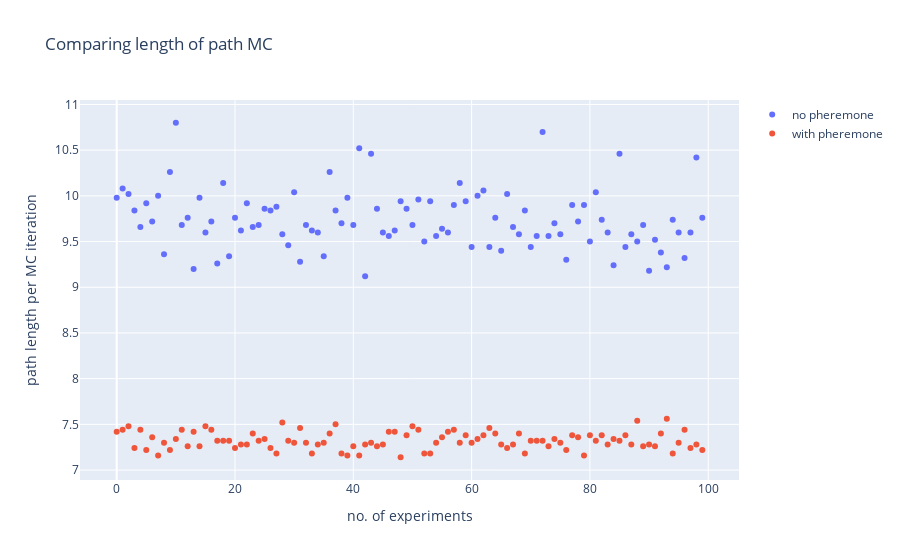

Notebook code for this chart:
### Code cell
fig = go.Figure()
x_axis = list(range(num_points))

fig.add_trace(go.Scatter(x=x_axis, y=path_len_list_mc_random,
                    mode='markers',
                    name='no pheremone'))
fig.add_trace(go.Scatter(x=x_axis, y=path_len_list_mc_optimised,
                    mode='markers',
                    name='with pheremone'))
fig.update_layout(title='Comparing length of path MC',
                   xaxis_title='no. of experiments',
                   yaxis_title='path length per MC iteration')
fig.show()
print("Mean path length without pheremone: ", np.nanmean(path_len_list_mc_random))
print("Median path length without pheremone: ", np.nanmedian(path_len_list_mc_random))
print("Mean path length with pheremone: ", np.nanmean(path_len_list_mc_optimised))
print("Median path length with pheremone: ", np.nanmedian(path_len_list_mc_optimised))

### Figure 1 — Plotly figure (JSON) as saved in the notebook; plotly's stock layout.template omitted (floating-point values rounded to 4 significant figures; data arrays with more than 128 entries replaced by an {"elided": "..."} marker saying what was removed)
{"data": [{"mode": "markers", "name": "no pheremone", "type": "scatter", "x": [0, 1, 2, 3, 4, 5, 6, 7, 8, 9, 10, 11, 12, 13, 14, 15, 16, 17, 18, 19, 20, 21, 22, 23, 24, 25, 26, 27, 28, 29, 30, 31, 32, 33, 34, 35, 36, 37, 38, 39, 40, 41, 42, 43, 44, 45, 46, 47, 48, 49, 50, 51, 52, 53, 54, 55, 56, 57, 58, 59, 60, 61, 62, 63, 64, 65, 66, 67, 68, 69, 70, 71, 72, 73, 74, 75, 76, 77, 78, 79, 80, 81, 82, 83, 84, 85, 86, 87, 88, 89, 90, 91, 92, 93, 94, 95, 96, 97, 98, 99], "y": {"elided": "1000 float values"}}, {"mode": "markers", "name": "with pheremone", "type": "scatter", "x": [0, 1, 2, 3, 4, 5, 6, 7, 8, 9, 10, 11, 12, 13, 14, 15, 16, 17, 18, 19, 20, 21, 22, 23, 24, 25, 26, 27, 28, 29, 30, 31, 32, 33, 34, 35, 36, 37, 38, 39, 40, 41, 42, 43, 44, 45, 46, 47, 48, 49, 50, 51, 52, 53, 54, 55, 56, 57, 58, 59, 60, 61, 62, 63, 64, 65, 66, 67, 68, 69, 70, 71, 72, 73, 74, 75, 76, 77, 78, 79, 80, 81, 82, 83, 84, 85, 86, 87, 88, 89, 90, 91, 92, 93, 94, 95, 96, 97, 98, 99], "y": {"elided": "1000 float values"}}], "layout": {"title": {"text": "Comparing length of path MC"}, "xaxis": {"title": {"text": "no. of experiments"}}, "yaxis": {"title": {"text": "path length per MC iteration"}}}}
